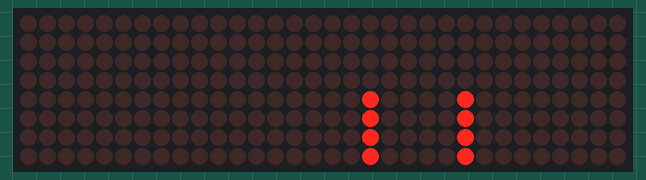
Bench run of a sketch on a simulated Arduino Uno, built with avr-gcc and run on an emulated ATmega328P. Parts: 32×8 LED matrix.

Above: at 0.8 s.

The sketch:

led_matrix_sq_1.ino
```cpp
#include "LedControl.h"
LedControl lc=LedControl(2,5,3,4);

int delayTime = 0.001;
//int charBreak = 2.1;
int charBreak = 0.001;


void setup(){
lc.shutdown(0,false);  // Wake up displays
  lc.shutdown(1,false);
  lc.shutdown(2,false);  // Wake up displays
  lc.shutdown(3,false);
  lc.setIntensity(0,5);  // Set intensity levels
  lc.setIntensity(1,5);
  lc.setIntensity(2,5);  // Set intensity levels
  lc.setIntensity(3,5);
  clear_all(100);
}


void loop()
{
  side_1();
  clear_2(1);
  side_2();
  side_3();
  side_3();
  side_4();
  side_5();
 side_8();
 side_9();
 side_10();
  side_11();
  clear_1(1);

  clear_all(15);
}
void side_1()
{
  lc.setLed(1,0,2,true);
  lc.setLed(1,0,3,true);
  lc.setLed(1,0,4,true);
  lc.setLed(1,0,5,true);
  lc.setLed(1,0,6,true);
  lc.setLed(1,0,7,true);
 // delay(1);
}
void side_11()
{
  lc.setLed(1,7,2,true);
  lc.setLed(1,7,3,true);
  lc.setLed(1,7,4,true);
  lc.setLed(1,7,5,true);
  lc.setLed(1,7,6,true);
  lc.setLed(1,7,7,true);
 // delay(1);
}
void side_8()
{
  lc.setLed(1,3,2,true);
  lc.setLed(1,3,7,true);
  delay(1);
}

void side_9()
{
  lc.setLed(1,2,2,true);
  lc.setLed(1,2,7,true);
  delay(1);
}
void side_10()
{
  lc.setLed(1,1,2,true);
  lc.setLed(1,1,7,true);
  delay(1);
}
void side_2()
{
  lc.setLed(1,4,2,true);
  lc.setLed(1,4,7,true);
  delay(1);
}
void side_3()
{
  lc.setLed(1,5,2,true);
  lc.setLed(1,5,7,true);
  delay(1);
}
void side_4()
{
  lc.setLed(1,6,2,true);
  lc.setLed(1,6,7,true);
  delay(1);
}

void side_5()
{
  lc.setLed(1,7,2,true);
  lc.setLed(1,7,7,true);
  delay(1);
}
void clear_1(int interval)
{

  lc.setLed(1,7,2,false);
  lc.setLed(1,7,3,false);
  lc.setLed(1,7,4,false);
  lc.setLed(1,7,5,false);
  lc.setLed(1,7,6,false);
  lc.setLed(1,7,7,false);
  delay(interval);
}
void clear_2(int interval)
{

  lc.setLed(1,0,2,false);
  lc.setLed(1,0,3,false);
  lc.setLed(1,0,4,false);
  lc.setLed(1,0,5,false);
  lc.setLed(1,0,6,false);
  lc.setLed(1,0,7,false);
  delay(interval);
}

void clear_all(int interval)
{
  lc.clearDisplay(0);
  lc.clearDisplay(1);
  lc.clearDisplay(2);
  lc.clearDisplay(3);
  delay(interval);
}
```
